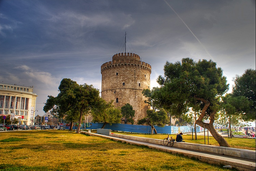
#> input picture Lab2/wt_slic.png, 256 x 171 px, shrunk from 750 x 500 before the run
$ python SLIC.py
#> lines starting #> are read from the running program, lines starting #| are printed output that depends on the picture
from PIL import Image
import numpy as np
import math as mt


# From last week's lab

def add_pad(Test_img, Block):
    Row, Column = Test_img.shape
    SizeF = int((Block - 1) / 2)
    Image_row = Row + 2 * (SizeF)
    Image_col = Column + 2 * (SizeF)
    Final_img = np.zeros((Image_row, Image_col))

    # this is where padding takes place
    # this block adds padding to the original image , the borders of the image
    # i.e. the rows and column values are copied to the added border. - this is called replication of border pixels

    '''
    consider a matrix as follows [[1,2],
                                  [1,2,]]

    '''

    for i in range(Row):
        for j in range(Column):
            Final_img[i + SizeF][j + SizeF] = Test_img[i][j]

            # this add's zeroes to the borders of the image
            # [[0, 0, 0, 0],
            # [0, 1, 2, 0],
            # [0, 1, 2, 0],
            # [0, 0, 0, 0]]
    for i in range(SizeF):
        for j in range(SizeF):
            Final_img[i][j] = Final_img[SizeF][SizeF]

            # this copies the pixel value from location img[1,2] to the borders of the image i.e [0,4]
            # [[1, 0, 0, 2],
            # [0, 1, 2, 0],
            # [0, 1, 2, 0],
            # [0, 0, 0, 0]]
    for i in range(SizeF):
        for j in range(Image_col - SizeF, Image_col):
            Final_img[i][j] = Final_img[SizeF][Image_col - SizeF - 1]

    # this copies the pixel value from location img[2,1] to the borders of the image i.e [3,0]
    # [[1, 0, 0, 2],
    # [0, 1, 2, 0],
    # [0, 1, 2, 0],
    # [1, 0, 0, 0]]
    for i in range(Image_row - SizeF, Image_row):
        for j in range(SizeF):
            Final_img[i][j] = Final_img[Image_row - SizeF - 1][SizeF]
    # this copies the pixel value from location img[2,2] to the borders of the image i.e [3,3]
    # [[1, 0, 0, 2],
    # [0, 1 2, 0],
    # [0, 1 2, 0],
    # [1, 0, 0, 2]]
    for i in range(Image_row - SizeF, Image_row):
        for j in range(Image_col - SizeF, Image_col):
            Final_img[i][j] = Final_img[Image_row - SizeF - 1][Image_col - SizeF - 1]

    # this block makes sure the top border of the padded image has the same pixel
    # values as the original image at the border , this is done for dynamically changing
    # sizes of the image and it's applied gauss filter
    # [[1, 1, 2, 2],
    # [0, 1,  2, 0],
    # [0, 1,  2, 0],
    # [1, 0, 0, 2]]

    for i in range(SizeF):
        for j in range(SizeF, Image_col - SizeF):
            Final_img[i][j] = Final_img[SizeF][j]

    # this block makes sure the bottom border of the padded image has the same pixel
    # values as the original image at the border , this is done for dynamically changing
    # sizes of the image and it's applied gauss filter
    # [[1, 1, 2, 2],
    # [0, 1,  2, 0],
    # [0, 1,  2, 0],
    # [1, 1, 2, 2]]

    for i in range(Image_row - SizeF, Image_row):
        for j in range(SizeF, Image_col - SizeF):
            Final_img[i][j] = Final_img[Image_row - SizeF - 1][j]

    # this block makes sure the left border of the padded image has the same pixel
    # values as the original image at the border , this is done for dynamically changing
    # sizes of the image and it's applied gauss filter i.e the entire left column
    # is changed to the same pixel values as the original image at the left border / 1st column
    # [[1, 1, 2, 2],
    # [1, 1,  2, 0],
    # [1, 1,  2, 0],
    # [1, 1, 2, 2]]

    for i in range(SizeF, Image_row - SizeF):
        for j in range(SizeF):
            Final_img[i][j] = Final_img[i][SizeF]
    # this block makes sure the right border of the padded image has the same pixel
    # values as the original image at the border , this is done for dynamically changing
    # sizes of the image and it's applied gauss filter i.e the right left column/ i =3 column/ 4th column
    # is changed to the same pixel values as the original image at the right border / i = 3rd column /4th column
    # [[1, 1, 2, 2],
    # [1, 1,  2, 0],
    # [1, 1,  2, 0],
    # [1, 1, 2, 2]]

    for i in range(SizeF, Image_row - SizeF):
        for j in range(Image_col - SizeF, Image_col):
            Final_img[i][j] = Final_img[i][Image_col - SizeF - 1]
    return Final_img


def ConvoleMatrix(Test_img2, filter):
    # this is Convolution ideas from the following source :
    # https: // matthew - brett.github.io / teaching / smoothing_intro.html
    # https://stackoverflow.com/questions/2448015/2d-ConvoleMatrix-using-python-and-numpy/42579291#42579291
    # Ghttps://stackoverflow.com/questions/43086557/convolve2d-just-by-using-numpy

    # formula h[m,n] =  SUMMATION   (g[k,l] + f[m-k, n-l])
    #                            k,l

    Block = int(mt.sqrt(filter.size))
    SizeF = int((Block - 1) / 2)
    Image_row, Image_col = Test_img2.shape
    Row = Image_row - 2 * SizeF
    Column = Image_col - 2 * SizeF
    Final_img = np.zeros((Row, Column))
    for i in range(Row):
        for j in range(Column):
            for k in range(Block):
                for l in range(Block):
                    Final_img[i][j] = Final_img[i][j] + (filter[k][l] * Test_img2[i + k][j + l])
    return Final_img


# we first break the image into blocks and initialize a centroid value in each block

def main():
    First_Imge = Image.open("wt_slic.png")
#> First_Imge is the input picture: PIL image 256x171 RGB; mean R, G, B 110.8, 103.5, 86
    First_Imge.show()
    block_n = 50

    Test_img = np.asarray(First_Imge)
    row, col, someVal = Test_img.shape
#> row = 171; col = 256; someVal = 3
    centers = []
    Center_Row = int(block_n / 2)  # we are breaking the block into half
    for i in range(int(row / block_n)):
        Center_Col = int(block_n / 2)
        for j in range(int(col / block_n)):
            centers.append(
                [Center_Row, Center_Col, Test_img[Center_Row][Center_Col][0], Test_img[Center_Row][Center_Col][1],
                 Test_img[Center_Row][Center_Col][2]])  # here the centers value is [[x,y,R,G,B], [], ... ]
            Center_Col = int(Center_Col + block_n)
        Center_Row = int(Center_Row + block_n)
        # here we take the block and break it down into 50 X  50 parts and then iterate through them.

        ROW, COL, x = Test_img.shape
        FiltX = [[-1, 0, +1], [-2, 0, +2], [-1, 0, +1]]
        # we are using a basic filter and then using ConvoleMatrix on it to break it up into its gradiant coordinates
        FiltX = np.array(FiltX)
        FiltY = [[+1, +2, +1], [0, 0, 0], [-1, -2, -1]]
        FiltY = np.array(FiltY)
        Red_Channel = np.zeros((ROW, COL))  # creating a Red Color Channel
        Green_Channel = np.zeros((ROW, COL))  # creating a Green Color Channel
        Blue_Channel = np.zeros((ROW, COL))  # creating a Blue Color Channel
        grad = np.zeros((ROW, COL))  # gradiant coordinates
        for i in range(ROW):
            for j in range(COL):
                Red_Channel[i][j] = Test_img[i][j][0]  # assigning red color to the channel
                Green_Channel[i][j] = Test_img[i][j][1]  # assigning Green color to the channel
                Blue_Channel[i][j] = Test_img[i][j][2]  # assigning Blue color to the channel
        Red_Channel = add_pad(Red_Channel, 3)
        RX = ConvoleMatrix(Red_Channel, FiltX)  # performing convolution with the defined X filter
        RY = ConvoleMatrix(Red_Channel, FiltY)  # performing convolution with the defined Y filter
        Green_Channel = add_pad(Green_Channel, 3)
        GX = ConvoleMatrix(Green_Channel, FiltX)  # performing convolution with the defined X filter
        GY = ConvoleMatrix(Green_Channel, FiltY)  # performing convolution with the defined Y filter
        Blue_Channel = add_pad(Blue_Channel, 3)
        BX = ConvoleMatrix(Blue_Channel, FiltX)  # performing convolution with the defined X filter
        BY = ConvoleMatrix(Blue_Channel, FiltY)  # performing convolution with the defined Y filter
        for i in range(ROW):
            for j in range(COL):
                r_comp = mt.sqrt((RX[i][j] ** 2) + (RY[i][j] ** 2))  # sqaring the channel value
                g_comp = mt.sqrt((GX[i][j] ** 2) + (GY[i][j] ** 2))
                b_comp = mt.sqrt((BX[i][j] ** 2) + (BY[i][j] ** 2))
                grad[i][j] = mt.sqrt((r_comp ** 2) + (g_comp ** 2) + (b_comp ** 2))
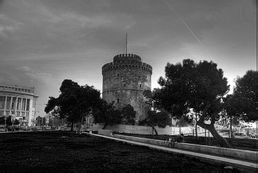
#> Blue_Channel: shape (173, 258) float64; min 0, max 255, mean 85.6
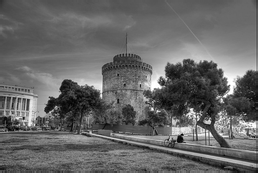
#> Green_Channel: shape (173, 258) float64; min 0, max 255, mean 103.1
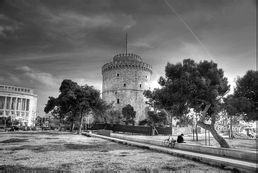
#> Red_Channel: shape (173, 258) float64; min 0, max 255, mean 110.4
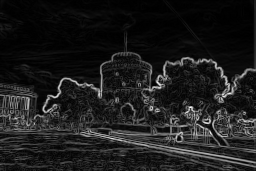
#> grad: shape (171, 256) float64; min 0, max 1412, mean 159.9; drawn with min black and max white
#> after the loop, centers = 15 items, first 6: [25, 25, 69, 89, 124], [25, 75, 103, 110, 129], [25, 125, 123, 124, 132], [25, 175, 109, 110, 115], [25, 225, 103, 107, 111], [75, 25, 108, 110, 121]

    Gradiant_of_Image = grad

    for ColorCenter in centers:
        grad = 10231.0
        Center_Row = ColorCenter[0] - 1
        Center_Col = ColorCenter[1] - 1
        for i in range(Center_Row, Center_Row + 3):
            for j in range(Center_Col, Center_Col + 3):
                if (Gradiant_of_Image[i][j] < grad):
                    grad = Gradiant_of_Image[i][j]
                    New_Color_Row = i
                    New_Color_Col = j
        ColorCenter[0] = New_Color_Row  # assigning the x coordinates
        ColorCenter[1] = New_Color_Col  # assigning the y coordinates
        ColorCenter[2] = Test_img[New_Color_Row][New_Color_Col][0]  # assigning the corresponding RGB coordinates
        ColorCenter[3] = Test_img[New_Color_Row][New_Color_Col][1]
        ColorCenter[4] = Test_img[New_Color_Row][New_Color_Col][2]
#> this loop made 15 passes
#> (Center_Row, Center_Col) on passes 1 to 12: (24, 24), (24, 74), (24, 124), (24, 174), (24, 224), (74, 24), (74, 74), (74, 124), (74, 174), (74, 224), (124, 24), (124, 74)
#> after the loop, New_Color_Col = 226; New_Color_Row = 124
    Convergance = 0
    Iterations = 1
    while (Convergance == 0):
        Convergance = 1
        clusters = [[] for i in range(len(centers))]
        for i in range(row):
            for j in range(col):
                dist = 10231.0
                # here we calculate the euclidian distance src: https://en.wikipedia.org/wiki/Euclidean_distance
                for k in range(len(centers)):
                    if (((i - (block_n * 2)) <= centers[k][0] <= (i + (block_n * 2))) and (
                            (j - (block_n * 2)) <= centers[k][1] <= (j + (block_n * 2)))):
                        RED = int(Test_img[i][j][0]) - int(centers[k][0])
                        GREEN = int(Test_img[i][j][1]) - int(centers[k][3])
                        BLUE = int(Test_img[i][j][2]) - int(centers[k][4])
                        distance = float(mt.sqrt(
                            (((i / 2) - (centers[k][0] / 2)) ** 2) + (((j / 2) - (centers[k][1] / 2)) ** 2) + (
                                    RED ** 2) + (GREEN ** 2) + (BLUE ** 2)))
                        CentralDistance = distance
                        if (CentralDistance < dist):
                            dist = CentralDistance
                            Index = k
                clusters[Index].append([i, j, Test_img[i][j][0], Test_img[i][j][1], Test_img[i][j][2]])
        New_Centers = 0
        for i in range(len(clusters)):
            PointNumber = len(clusters[i])
            r = 0
            g = 0
            b = 0
            x = 0
            y = 0
            for pt in clusters[i]:
                x = x + pt[0]
                y = y + pt[1]
                r = r + (int(pt[2]) * int(pt[2]))
                g = g + (int(pt[3]) * int(pt[3]))
                b = b + (int(pt[4]) * int(pt[4]))
            if (PointNumber != 0):
                r = r / PointNumber
                g = g / PointNumber
                b = b / PointNumber
                x = int(x / PointNumber)
                y = int(y / PointNumber)
            r = int(mt.sqrt(r))
            g = int(mt.sqrt(g))
            b = int(mt.sqrt(b))
            new_center = [x, y, r, g, b]  # assigning values for the new central value
            old_center = [centers[i][0], centers[i][1], centers[i][2], centers[i][3],
                          centers[i][4]]  # retreiving old central values

            # checking the difference between the old centers and the new one
            if (abs(new_center[0] - old_center[0]) <= 0.000025 and abs(
                    new_center[1] - old_center[1]) <= 0.000025 and abs(
                new_center[2] - old_center[2]) <= 0.000025 and abs(new_center[3] - old_center[3]) <= 0.000025 and abs(
                new_center[4] - old_center[4]) <= 0.000025):
                # if(new_center != old_center):
                New_Centers = New_Centers + 1
                centers[i][0] = x;
                centers[i][1] = y;
                centers[i][2] = r;
                centers[i][3] = g;
                centers[i][4] = b
                Convergance = 0
        print("DONE")
        print()
        Iterations = Iterations + 1
#> this loop made 1 pass
#> after the loop, Index = 8; Iterations = 2; centers = 15 items, first 6: [24, 26, 70, 90, 125], [25, 76, 103, 110, 129], [26, 125, 123, 124, 133], [26, 174, 110, 110, 118], [24, 225, 102, 105, 110], [76, 24, 107, 107, 119]

    Imgae = np.asarray(
        Image.new('RGB', (col, row)))  # creating a new RGB image with the same dimentions as the original image.
    #assigning gradiant image
#> (the run stopped early here; a loop or call above may not have finished)
